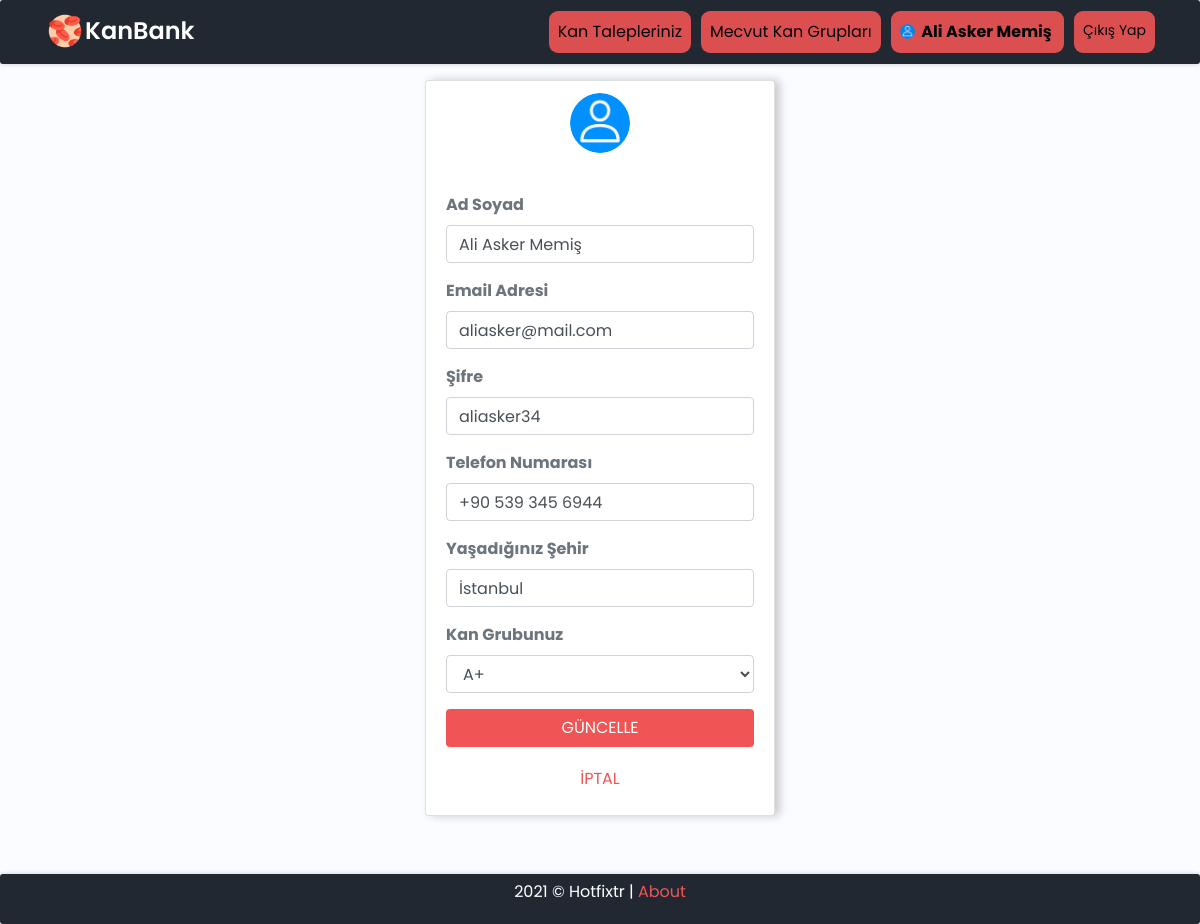
The page /rprofile.php (signed in) on the database its author committed.
### tables this page shows
CREATE TABLE `receivers` (
  `id` int(11) NOT NULL,
  `rname` varchar(100) NOT NULL,
  `remail` varchar(100) NOT NULL,
  `rpassword` varchar(100) NOT NULL,
  `rphone` varchar(100) NOT NULL,
  `rbg` varchar(10) NOT NULL,
  `rcity` varchar(100) NOT NULL
);

### rprofile.php (the view, shortened to what this page needs)
<?php
require 'file/connection.php';
if(!isset($_SESSION['rid']))
{
  header('location:login.php');
}
else {
	if(isset($_SESSION['rid'])){
		$id=$_SESSION['rid'];
		$sql = "SELECT * FROM receivers WHERE id='$id'";
		$result = mysqli_query($conn, $sql);
		$row = mysqli_fetch_array($result);
	}
}
?>
<!DOCTYPE html>
<html>
<?php require 'head.php';?>
<body>
	<?php require 'header.php'; ?>
	<div class="container cont">
		<div class="row justify-content-center">
			<div class="col-lg-4 col-md-6 col-sm-8 mb-5">
				<div class="card">
					<div class="media justify-content-center mt-1">
						<img src="image/user.png" alt="profile" class="rounded-circle mt-2" width="60" height="60">
					</div>
					<div class="card-body">
					   <form action="file/updateprofile.php" method="post">
					   	<label class="text-muted font-weight-bold" class="text-muted font-weight-bold">Ad Soyad</label>
						<input type="text" name="rname" value="<?php echo $row['rname']; ?>" class="form-control mb-3">
						<label class="text-muted font-weight-bold" class="text-muted font-weight-bold">Email Adresi</label>
						<input type="email" name="remail" value="<?php echo $row['remail']; ?>" class="form-control mb-3">
						<label class="text-muted font-weight-bold" class="text-muted font-weight-bold">Şifre</label>
						<input type="text" name="rpassword" value="<?php echo $row['rpassword']; ?>" class="form-control mb-3">
						<label class="text-muted font-weight-bold" class="text-muted font-weight-bold">Telefon Numarası</label>
						<input type="text" name="rphone" value="<?php echo $row['rphone']; ?>" class="form-control mb-3">
						<label class="text-muted font-weight-bold" class="text-muted font-weight-bold">Yaşadığınız Şehir</label>
						<input type="text" name="rcity" value="<?php echo $row['rcity']; ?>" class="form-control mb-3">
						<label class="text-muted font-weight-bold" class="text-muted font-weight-bold">Kan Grubunuz</label>
						<select class="form-control mb-3" name="bg" required>
                             <option selected><?php echo $row['rbg']; ?></option>
                        </select>
						<input type="submit" name="update" class="btn btn-block register-btn" value="GÜNCELLE">
					   </form>
					</div>
					<a href="index.php" class=" register-link text-center">İPTAL</a><br>
				</div>
			</div>
		</div>
	</div>
	<?php require 'footer.php'; ?>
</body>
</html>

### css/style.css (style rules this page uses)
body { background-color: #fafcff; margin-bottom: 60px; }
* { padding: 0; margin: 0; font-family: 'Poppins', sans-serif; }
html { position: relative; min-height: 100%; }
.login-link, .register-link { color: #f05454; }
.login-btn, .register-btn { background: #f05454; color: #fff; }
.cont { margin-bottom: 0; text-align: start; font-size: 1em; }
.card { box-shadow: 5px 0px 10px rgba(0, 0, 0, 0.2); }
.rounded-circle { margin-top: -2.5px; }
form { padding-top: 20px; }
a:link { text-decoration: none; }

### rows shown on the page
receivers: rname "Ali Asker Memiş", remail "aliasker@mail.com", rpassword "aliasker34", rphone "+90 539 345 6944", rcity "İstanbul", bg "A+"

### other values the page prints
$_SESSION['rname'] "Ali Asker Memiş"
